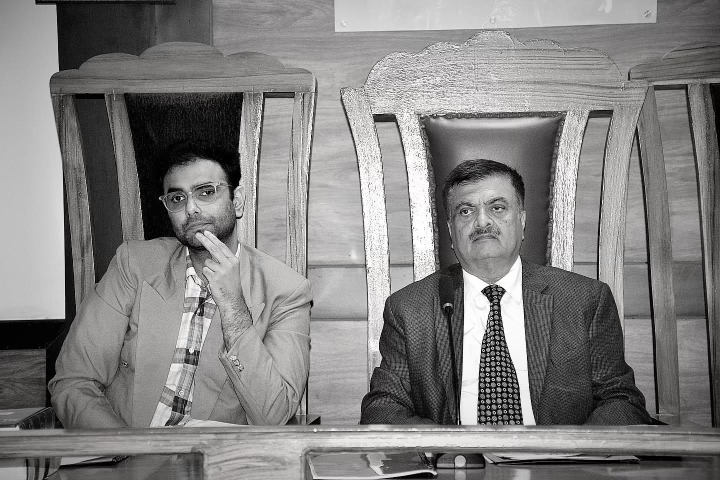
#> input picture data/competitor/image1.jpeg, 1440 x 960 px, found by its file name (shown at 1/2 size)
$ python competitor_analysis.py
#> lines starting #> are read from the running program, lines starting #| are printed output that depends on the picture
import base64
import requests
from PIL import Image
import io
import json
import logging
import json
import pandas as pd
import re


IMAGE_ANALYSES_KEY = "Image Analyses"
# Configure logging
logging.basicConfig(level=logging.INFO)

# OpenAI API Key (consider using environment variables for better security)
api_key = "sk-svcacct-PGXs0i97Eb2T186xp5w8hbKQZ6w_vb48YagbTuCrYznNuH9wAk7TUC_Sk60qwT3BlbkFJbt5lbbbOBVEqAus-uNDQ6SIjCHmYJNizcTPzuhUvgPVvnAeQxjic8YYiDQvAA"

# Function to encode the image to base64
def encode_image(image_path):
#> called with image_path = 'data/competitor/image1.jpeg'
    try:
        with Image.open(image_path) as img:
#> img is the input picture: PIL image 1440x960 RGB; mean R, G, B 130.4, 129.5, 128.8
            img.thumbnail((800, 800))  # Resize image
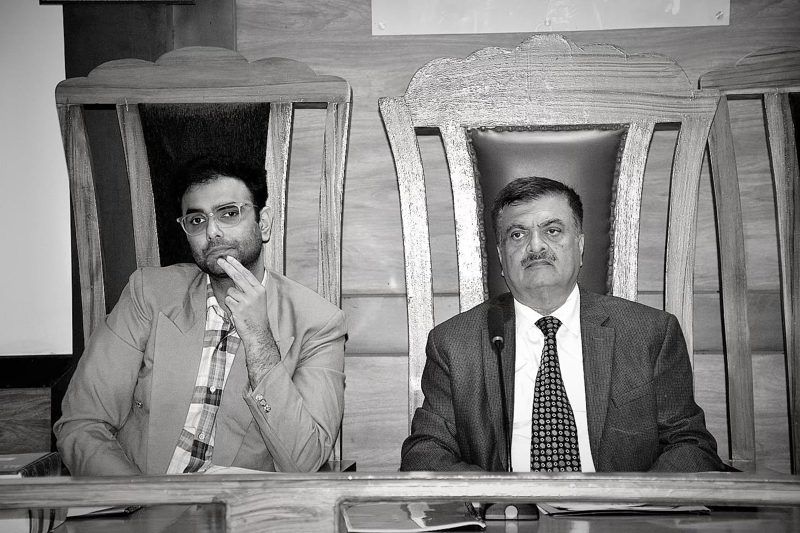
#> img: PIL image 800x533 RGB; mean R, G, B 130.4, 129.5, 128.8
            buffer = io.BytesIO()
            img.save(buffer, format="JPEG", quality=85)
            encoded_image = base64.b64encode(buffer.getvalue()).decode('utf-8')
            return encoded_image
    except Exception as e:
        logging.error(f"Failed to encode image {image_path}: {e}")
        return None

# Function to get image dimensions
def get_image_dimensions(image_path):
    try:
        with Image.open(image_path) as img:
            return img.size  # returns (width, height)
    except Exception as e:
        logging.error(f"Failed to get dimensions for image {image_path}: {e}")
        return (0, 0)

# Image paths for analysis
image_paths = [
    "data/competitor/image1.jpeg",
    "data/competitor/image2.jpeg",
    "data/competitor/image3.jpeg",
    "data/competitor/image4.jpeg",
    "data/competitor/image5.jpeg",
    "data/competitor/image6.jpeg"
]

# Headers for the OpenAI API request
headers = {
    "Content-Type": "application/json",
    "Authorization": f"Bearer {api_key}"
}

# Competitor information (context for analysis)
competitor_information = """
The competitor is a leading brand in the digital marketing space known for its consistent visual branding and innovative designs on social media. They target a tech-savvy audience aged 20-35 with a focus on modern aesthetics, engaging storytelling, and minimalist yet powerful branding.
"""

system_message = """
Analyze the branding, content marketing, and social media marketing effectiveness of a company for the provided Instagram post image.
Evaluate it based on the following criteria and return a detailed JSON structure. Each criterion should have an individual score (0-10), and the total score for the category should be the average of its criteria.
Give 9 or above only when it's extraordinary. Industry standard 7-8
### Categories and Definitions:

#### Branding:
- **Logo Placement**: Is the logo perfectly sized, clearly visible, and well-positioned without being intrusive?
- **Brand Colors**: Are brand colors used consistently and without deviations?
- **Typography**: Are the fonts aligned with the brand identity, consistent in style, and visually appealing?
- **Brand Identity**: Does the post effectively reflect the brand's unique persona and messaging?
- **Visual Hierarchy**: Are key elements prioritized effectively to guide the viewer’s attention?
- **Template Consistency**: Are templates consistent with previous posts, reflecting a uniform design approach?
- **Messaging Alignment**: Is the brand messaging clear, consistent, and reflective of the brand's tone?
- **Subtle Branding**: Does the branding strike the right balance (not overly subtle or excessive)?
- **Overbranding**: Does the post avoid overwhelming and distracting brand elements?
- **Creative Variations**: Are there innovative and creative design variations in the post?

#### Content Marketing:
- **Content Visibility**: Is the primary content clear and highlighted effectively?
- **Engagement Cues**: Are clear and compelling calls-to-action (CTAs) present and engaging?
- **Information Overload**: Does the post avoid over-saturated visuals or excessive text?
- **Storytelling**: Does the post convey a relevant and engaging narrative that resonates with the audience?
- **Content Variety**: Are the posts diverse and free of monotonous or repetitive elements?
- **Typography Consistency**: Is the typography visually attractive and consistent throughout the design?
- **Aesthetic Coherence**: Do all elements harmonize to create a visually appealing composition?
- **Content Relevance**: Is the content relevant to the brand and its target audience?
- **Stock Elements**: Does the design avoid excessive use of generic or stock imagery?

#### Social Media Marketing:
- **Font Size**: Are fonts appropriately sized and legible on various screen sizes?
- **Visibility of Text**: Is the text easy to read, with proper contrast, placement, and spacing?
- **Logo Placement**: Does the logo placement avoid disrupting the design's aesthetic appeal?
- **Consistency**: Does the post maintain design cohesion across elements?
- **Alignment**: Are elements aligned professionally, creating a balanced and clean layout?
- **Aesthetic Appeal**: Is the overall design visually engaging and suitable for the platform?
- **Brand Elements**: Are brand assets (like logos, icons, or visuals) used effectively and sparingly?
- **Repetitiveness**: Does the design avoid repetitive themes and offer fresh creative ideas?

### Output JSON Format:
### Only return the following format strictly

{
    "Branding Score": total_avg_score, explanation.
    "criteria_name": score, explanation.
    "criteria_name": score, explanation.

    "Content Marketing Score": total_avg_score, explanation.
    "criteria_name": score, explanation.
    "criteria_name": score, explanation.

    "Social Media Marketing Score": total_avg_score, explanation.
    "criteria_name": score, explanation.
    "criteria_name": score, explanation.
}
"""

# Function to request analysis from OpenAI API
def request_analysis(system_message, user_message, model="gpt-4o-mini", max_tokens=1500):
    payload = {
        "model": model,
        "messages": [
            {"role": "system", "content": system_message},
            {"role": "user", "content": user_message}
        ],
        "max_tokens": max_tokens
    }
    logging.debug(f"Payload Sent: {json.dumps(payload, indent=4)}")
    response = requests.post("https://api.openai.com/v1/chat/completions", headers=headers, json=payload)

    if response.status_code == 200:
        try:
            return response.json().get("choices", [{}])[0].get("message", {}).get("content", "Unexpected response format")
        except Exception as e:
            logging.error(f"Error parsing response: {e}")
            logging.debug(f"Raw Response: {response.text}")
            return "Error parsing the response."
    else:
        logging.error(f"API Error: {response.status_code}, {response.text}")
        return "Error with the API request."

# Initialize structured output for the analyses
output_structure = {
   IMAGE_ANALYSES_KEY: []
}

# Loop through each image for analysis
for image_path in image_paths:
    base64_image = encode_image(image_path)
    if not base64_image:
        output_structure[IMAGE_ANALYSES_KEY].append({
            "Image": image_path,
            "Analysis": "Failed to encode image."
        })
        continue

    width, height = get_image_dimensions(image_path)
#> width = 1440; height = 960
    user_message = f"""
    Company Information: {competitor_information}
    Analyze the Instagram post with dimensions {width}x{height} pixels. Image data: {base64_image}
    """

    try:
        analysis_result = request_analysis(system_message, user_message)
#> (the run stopped early here; a loop or call above may not have finished)
